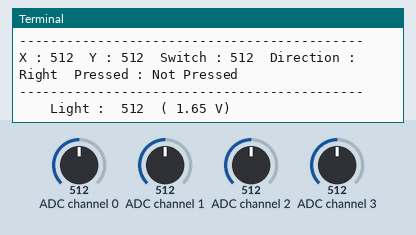
Recording of a program running on a simulated Raspberry Pi (BCM pin numbers). Parts: the last lines printed to the terminal. The inputs (shaded band) are chosen by the test bench; at power-on: ADC channel 2 = 512, ADC channel 1 = 512, ADC channel 3 = 512, ADC channel 0 = 512 (analog values on the 0–1023 scale).

Above: at 1.2 s.
1.3 s: ADC channel 2 set to 90
At 1.9 s:
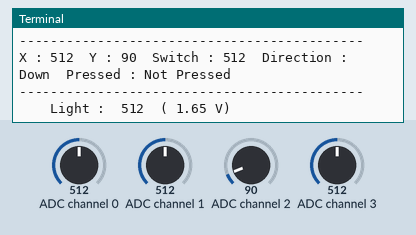
3.5 s: ADC channel 1 set to 90
At 3.9 s:
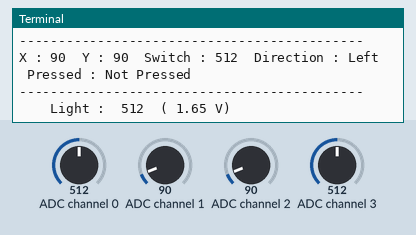
5.5 s: ADC channel 3 set to 90
At 5.9 s:
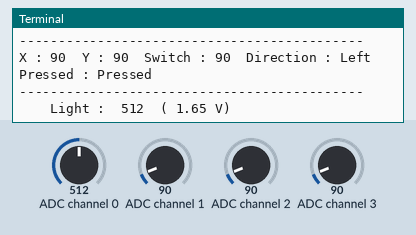
7.5 s: ADC channel 1 set to 110
At 7.9 s:
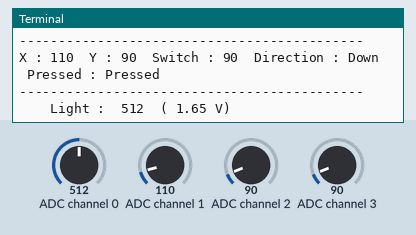
9.5 s: ADC channel 2 set to 110
At 10.0 s:
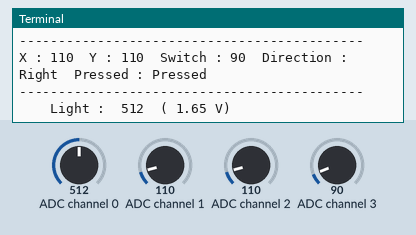
11.5 s: ADC channel 0 set to 716
At 12.0 s:
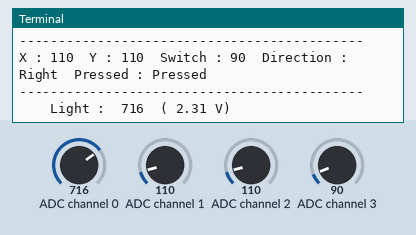

The program:

hw4_0329.py
```python
#題目:(1)LCD 顯示光感(光敏電阻)和搖桿的數值，顯示的格式自己定義。(沒有操作光敏電阻和搖桿)
#    (2)當操作光感(光敏電阻)和搖桿時，顯示當下的數值，同時導引改變的趨勢(例如: UP , DOWN, LEFT, RIGHT, PRESSED, Light, Dark)
#資四甲-林翡
import spidev
import time
import os

# Open SPI bus
spi = spidev.SpiDev()
spi.open(0,0)
spi.max_speed_hz=1000000

# Function to read SPI data from MCP3008 chip
# Channel must be an integer 0-7
def ReadADC(ch):
    if ((ch > 7) or (ch < 0)):
        return -1
    adc = spi.xfer2([1, (8 + ch) << 4, 0])
    data = ((adc[1] & 3) << 8) + adc[2]
    return data

# Convert data to voltage level
def ReadVolts(data,deci):
    volts = (data * 3.3) / float(1023)
    volts = round(volts,deci)
    return volts

# Function to determine direction based on joystick position
def GetDirection(vrx_pos, vry_pos):
    center = 1023  # Assuming the center position is 512 for both axes
    threshold = 100  # Sensitivity threshold for direction detection

    # Calculate offsets from the center
   # x_offset = vrx_pos - center
    #y_offset = vry_pos - center

    # Check direction based on offsets
    if vrx_pos == center and vry_pos == center:
        return "Center"
    if vry_pos < center and vry_pos > threshold:
        return "Right"
    if vrx_pos < threshold:
        return "Left"
    if vrx_pos < center:
        return "Down"
    if vry_pos < threshold:
        return "Up"
    return "Unknown"


# Define sensor channels
light_channel = 0
vrx_channel = 1  # Change to channel 1 for X-axis
vry_channel = 2  # Change to channel 2 for Y-axis
swt_channel = 3
# Define delay between readings (s)
delay = 0.5
while True:
    # Read the light sensor data
    light_data = ReadADC(light_channel)
    light_volts = ReadVolts(light_data, 2)
    # Read switch state
    swt_val = ReadADC(swt_channel)
    # Read the joystick position data
    vrx_pos = ReadADC(vrx_channel)
    vry_pos = ReadADC(vry_channel)

    # Get joystick direction
    direction = GetDirection(vrx_pos, vry_pos)
    # Determine if the switch is pressed
    is_pressed = swt_val < 100  # Adjust threshold as needed
    # Print out results
    print("--------------------------------------------")
    print("X : {}  Y : {}  Switch : {}  Direction : {}  Pressed : {} ".format(vrx_pos, vry_pos, swt_val, direction, "Pressed" if is_pressed else "Not Pressed"))
    print("--------------------------------------------")
    # Print out results
    print("    Light : ", light_data, " (", light_volts, "V)")

    # Wait before repeating loop
    time.sleep(delay)
```

Measured:
- after the input at 1.3 s, the terminal: prints a new line after 0.21 s (image 1)
- after the input at 3.5 s, the terminal: prints a new line at once (image 2)
- after the input at 5.5 s, the terminal: prints a new line at once (image 3)
- after the input at 7.5 s, the terminal: prints a new line at once (image 4)
- after the input at 9.5 s, the terminal: prints a new line after 0.05 s (image 5)
- after the input at 11.5 s, the terminal: prints a new line after 0.06 s (image 6)
